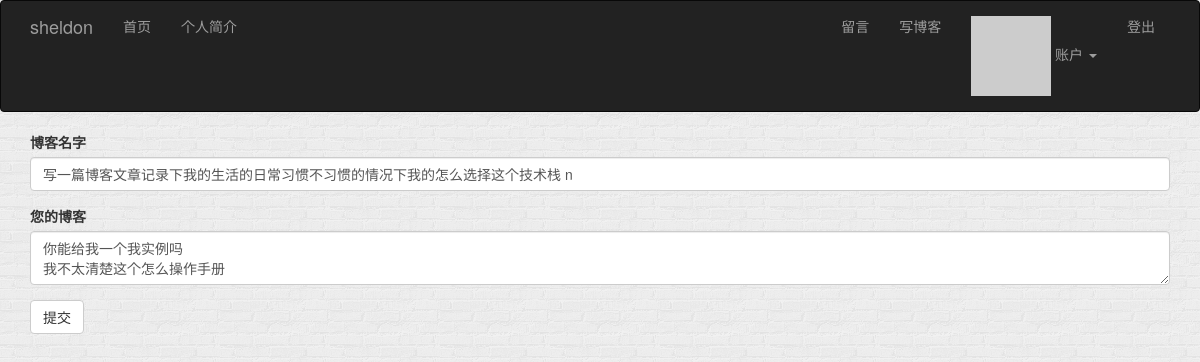
/edit/14 (signed in), run on the app's committed database.
### app/models.py (models this page shows, shortened)
class Post(db.Model):
    __tablename__ = 'posts'
    id = db.Column(db.Integer, primary_key=True)
    body = db.Column(db.Text)
    body_html = db.Column(db.Text)
    timestamp = db.Column(db.DateTime(), index=True, default=datetime.now)
    title = db.Column(db.String(64))
    author_id = db.Column(db.Integer, db.ForeignKey('users.id'))

### app/main/views.py (the view, shortened to what this page needs)
@main.route('edit/<id>', methods=['GET', 'POST'])
def edit(id):
    post = Post.query.get_or_404(id)
    form = PostForm()
    form.title.data = post.title
    form.body.data = post.body
    return render_template('edit_post.html', form=form)

### app/main/forms.py
class PostForm(FlaskForm):
    title = StringField('博客名字', validators=[DataRequired()])
    body = PageDownField("您的博客", validators=[DataRequired()])
    submit = SubmitField('提交')

### app/auth/views.py (called while the page is built)
@auth.before_app_request
def before_request():
    if current_user.is_authenticated:
        current_user.ping()

### app/models.py (called while the page is built)
@login_manager.user_loader
def load_user(user_id):
    return User.query.get(int(user_id))

    def ping(self):
        self.last_seen = datetime.now()
        db.session.add(self)
        db.session.commit()

    def gravatar_hash(self):
        return hashlib.md5(self.email.lower().encode('utf-8')).hexdigest()

    def gravatar(self, size=100, default='wavatar', rating='x'):
        url = 'https://secure.gravatar.com/avatar'
        hash = self.gravatar_hash()
        return '{url}/{hash}?s={size}&d={default}&r={rating}'.format(
            url=url, hash=hash, size=size, default=default, rating=rating)

### app/templates/edit_post.html (shortened to what this page needs)
{% extends "base.html" %}
{% import "bootstrap/wtf.html" as wtf %}
{% block page_content %}
<div>
    {{ wtf.quick_form(form) }}
</div>
{% endblock %}

### app/static/styles.css (style rules this page uses)
body { background-image: url("../static/imgs/brick-wall.png"); background-attachment: scroll; }

### data on the page
Post: title "写一篇博客文章记录下我的生活的日常习惯不习惯的情况下我的怎么选择这个技术栈 n", body "你能给我一个我实例吗 我不太清楚这个怎么操作手册"
